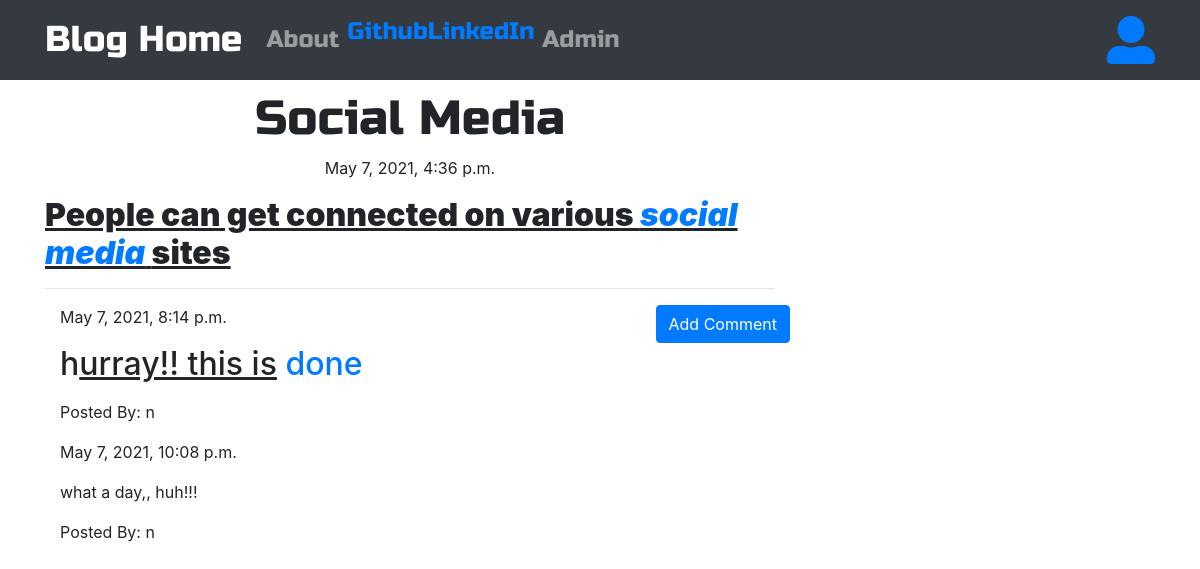
The app's page /post/2/ with its own data.
### blog/models.py (models this page shows, shortened)
class Post(models.Model):
    author = models.ForeignKey('auth.User',on_delete=models.CASCADE)
    title = models.CharField(max_length=200)
    text = models.TextField()
    created_date = models.DateTimeField(default=timezone.now)
    published_date = models.DateTimeField(blank=True,null=True)

class Comment(models.Model):
    post = models.ForeignKey('blog.Post',related_name='comments',on_delete=models.CASCADE)
    author = models.CharField(max_length=200)
    text = models.TextField()
    created_date = models.DateTimeField(default=timezone.now)
    approved_comment = models.BooleanField(default=False)

### blog/views.py (the view)
# urls.py: path('post/<int:pk>/',views.PostDetailView.as_view(),name='post_detail'),
class PostDetailView(DetailView):
    model = Post

### blog/templates/blog/post_detail.html (shortened to what this page needs)
{% extends 'blog/base.html' %}
{% block content %}
<h1 class="posttitle">{{ post.title }}</h1>
{% if post.published_date %}
  <div class="date postdate">
    {{ post.published_date }}
  </div>
{% else %}
  <a class="btn btn-success" href="{% url 'post_publish' pk=post.pk %}">Publish</a>
{% endif %}
  <p class="postcontent"><strong>{{ post.text|safe|linebreaksbr }}</strong></p>
  <hr>
  <a class="btn btn-primary btn-comment" href="{% url 'add_comment_to_post' pk=post.pk %}">Add Comment</a>
  <div class="container">
    {% for comment in post.comments.all %}
      {% if user.is_authenticated or comment.approved_comment %}
        {{ comment.created_date }}
        <p>{{ comment.text|safe|linebreaks }}</p>
        <p>Posted By: {{ comment.author }}</p>
      {% endif %}
      {% empty %}
      <p>No Comments!</p>
    {% endfor %}
  </div>
{% endblock %}

### blog/templates/blog/base.html (shortened to what this page needs)
<!DOCTYPE html>
{% load static %}
<html lang="en" dir="ltr">
  <head>
    <link rel="stylesheet" href="https://cdn.jsdelivr.net/npm/bootstrap@4.6.0/dist/css/bootstrap.min.css">
    <link rel="stylesheet" href="https://use.fontawesome.com/releases/v5.7.0/css/all.css">
    <link rel="stylesheet" href="//cdn.jsdelivr.net/npm/medium-editor@latest/dist/css/medium-editor.min.css"
    type="text/css" media="screen" charset="utf-8">
    <link rel="stylesheet" href={% static 'css/blog.css' %}/>
  </head>
  <body>
    <nav class="loader navbar navbar-expand-lg navbar-dark bg-dark techfont">
      <div class="container">
        <a class="navbar-brand bigbrand" href="{% url 'post_list' %}">Blog Home</a>
        <div class="collapse navbar-collapse" id="bs-example-navbar-collapse-1">
          <div class="navbar-nav">
            <a class="nav-item nav-link" href="{% url 'about' %}">About</a>
            <a href="https://www.github.com">Github</a>
            <a href="https://www.Linkedin.com">LinkedIn</a>
            <a class="nav-item nav-link" href="{% url 'admin:index' %}">Admin</a>
          </div>
        </div>
        <ul class="nav navbar-nav navbar-right">
          {% if user.is_authenticated %}
          <li>
            <a href="{% url 'post_new' %}">New Post</a>
          </li>
          <li>
            <a href="{% url 'post_draft_list' %}">Drafts</a>
          </li>
          <li>
            <a href="{% url 'logout' %}">Logout</a>
          </li>
          <li>
            <a><p class="bg-warning">Welcome: {{ user.username }}</p></a>
          </li>
          {% else %}
            <li>
              <a class='nav navbar-right' href="{% url 'login' %}">
                <span class='fas fa-user-alt fa-2x'></span>
              </a>
            </li>
          {% endif %}
        </ul>
      </div>
    </nav>
    <div class="content container">
      <div class="row">
        <div class="col-md-8">
          <div class="blog_posts">
            {% block content %}{% endblock %}
          </div>
        </div>
      </div>
    </div>
  </body>
</html>

### blog/static/css/blog.css (style rules this page uses)
.techfont { font-family: 'Russo One', sans-serif; font-size: 1.5em; margin-bottom: 10px; }
.postdate { text-align: center; }
.posttitle { font-family: 'Russo One', sans-serif; font-size: 3em; text-align: center; }
.postcontent { font-family: 'Montserrat'; font-size: 1.5em; }
.btn-comment { position: absolute; right: 0px; }
.bigbrand { font-size: 1.5em; }
.loader { filter:hue-rotate(0deg); color: linear-gradient(45deg,#0f8,#08f); animation:hue 5000ms infinite linear; }

### records on screen
Post: title "Social Media", published_date "May 7, 2021, 4:36 p.m.", text "People can get connected on various social media sites"
Comment: created_date "May 7, 2021, 8:14 p.m.", text "h urray!! this is done", author "n"
Comment: created_date "May 7, 2021, 10:08 p.m.", text "what a day,, huh!!!", author "n"
